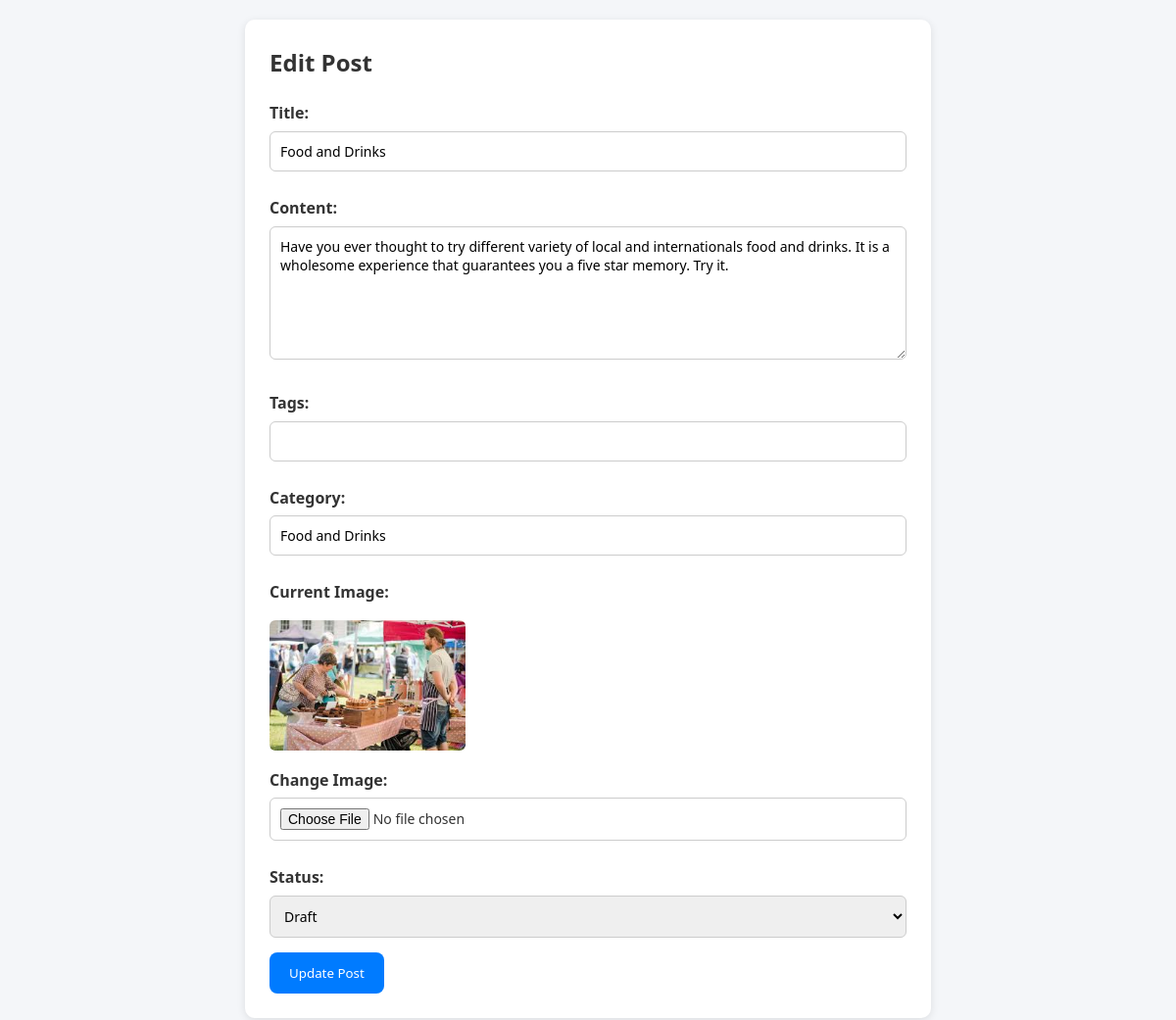
Screenshot of /posts/posts_update.php?id=3 (signed in) with the database file from the repository.
### tables this page shows
CREATE TABLE `posts` (
  `id` int(11) NOT NULL,
  `user_id` int(11) DEFAULT NULL,
  `title` varchar(255) NOT NULL,
  `content` text NOT NULL,
  `tags` varchar(255) DEFAULT NULL,
  `category` varchar(100) DEFAULT NULL,
  `image` varchar(255) DEFAULT NULL,
  `status` enum('draft','published') DEFAULT 'draft',
  `created_at` timestamp NOT NULL DEFAULT current_timestamp()
);

### posts/posts_update.php (the view, shortened to what this page needs)
<?php
require('../db.php');
$post_id = isset($_GET['id']) ? intval($_GET['id']) : 0;
$stmt = $conn->prepare("SELECT * FROM posts WHERE id = :id");
$stmt->bindParam(":id", $post_id, PDO::PARAM_INT);
$stmt->execute();
$post = $stmt->fetch(PDO::FETCH_ASSOC);
?>
<!DOCTYPE html>
<html lang="en">
<head>
  <link rel="stylesheet" href="../style.css">
</head>
<body>
  <div class="container">
    <h2>Edit Post</h2>
    <form method="POST" enctype="multipart/form-data">
        <label>Title:</label>
        <input type="text" name="title" value="<?= htmlspecialchars($post['title']) ?>" required>
        <label>Content:</label>
        <textarea name="content" rows="6" required><?= htmlspecialchars($post['content']) ?></textarea>
        <label>Tags:</label>
        <input type="text" name="tags" value="<?= htmlspecialchars($post['tags']) ?>">
        <label>Category:</label>
        <input type="text" name="category" value="<?= htmlspecialchars($post['category']) ?>">
        <label>Current Image:</label>
        <div class="current-img">
          <?php if ($post['image']): ?>
            <img src="../uploads/<?= $post['image'] ?>" alt="Post image">
          <?php else: ?>
            <p>No image uploaded.</p>
          <?php endif; ?>
        </div>
        <label>Change Image:</label>
        <input type="file" name="image">
        <label>Status:</label>
        <select name="status">
            <option value="draft" <?= $post['status']=='draft' ? 'selected' : '' ?>>Draft</option>
        </select>
        <button type="submit">Update Post</button>
    </form>
  </div>
</body>
</html>

### style.css (style rules this page uses)
* { margin: 0; padding: 0; box-sizing: border-box; font-family: 'Segoe UI', Tahoma, Geneva, Verdana, sans-serif; }
body { background-color: #f8f9fa; color: #333; line-height: 1.6; }
.container { max-width: 1200px; margin: 0 auto; padding: 0 20px; }

### posts/posts_update.php (style rules this page uses)
body { font-family: Arial, sans-serif; background: #f4f6f9; padding: 20px; }
.container { background: #fff; max-width: 700px; margin: auto; padding: 25px; border-radius: 10px; box-shadow: 0 2px 8px rgba(0,0,0,0.1); }
h2 { margin-bottom: 20px; }
label { font-weight: bold; margin: 10px 0 5px; display: block; }
input[type="text"], input[type="file"], textarea, select { width: 100%; padding: 10px; margin-bottom: 15px; border-radius: 6px; border: 1px solid #ccc; font-size: 14px; }
button { background: #007bff; color: white; border: none; padding: 12px 20px; border-radius: 8px; cursor: pointer; }
.current-img img { max-width: 200px; margin-top: 10px; border-radius: 6px; }

### rows the page displays
posts: title "Food and Drinks", content "Have you ever thought to try different variety of local and internationals food and drinks. It is a wholesome experience that guarantees you a five star memory. Try it.", category "Food and Drinks", image (picture), status "Draft"
